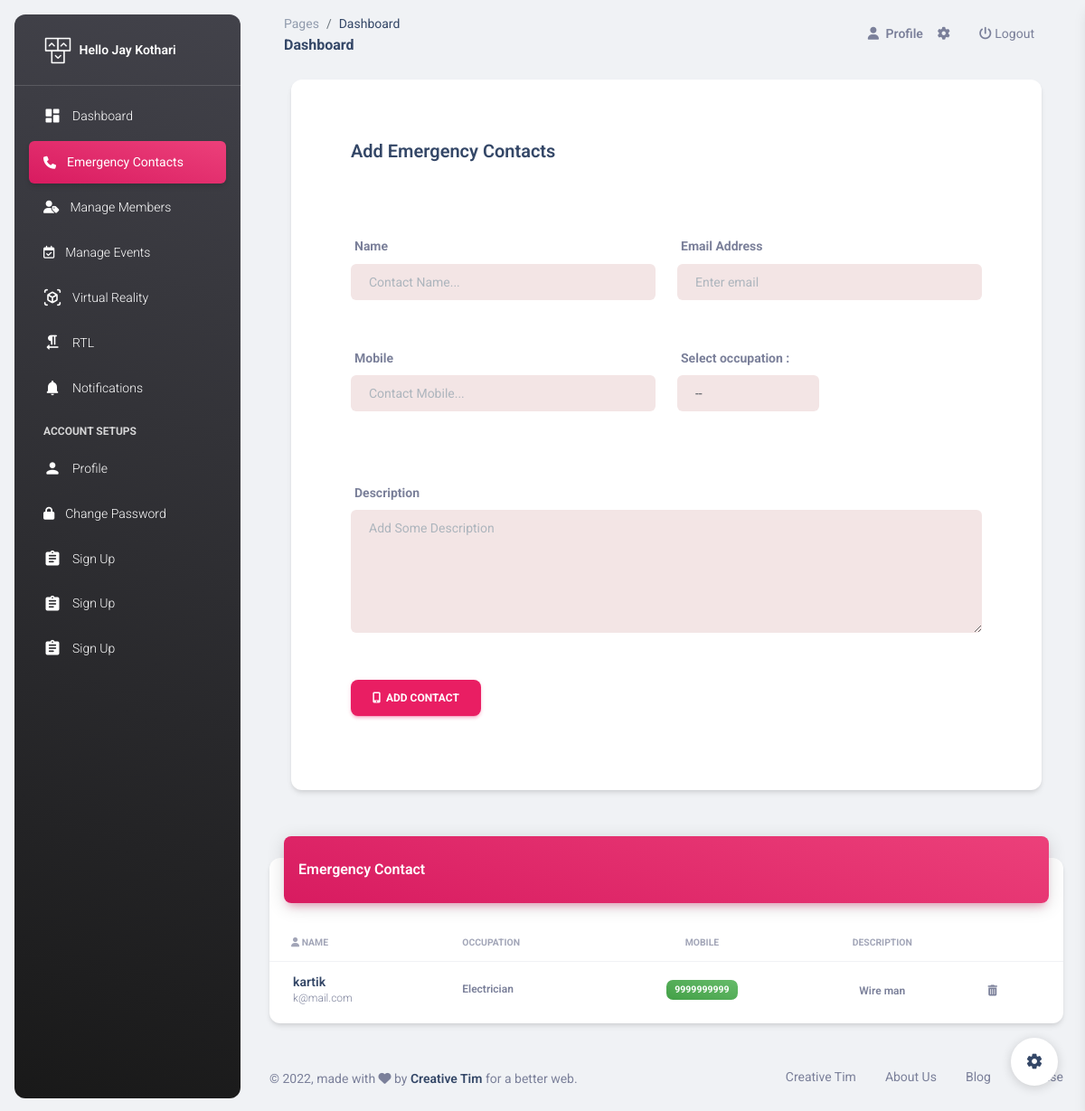
Screenshot of /emergency/ (signed in) with the database file from the repository.
### SecApp/models.py (models this page shows, shortened)
class SecUser(models.Model):
    name = models.CharField(max_length=50)
    email = models.EmailField(unique=True)
    mobile = models.CharField(max_length=15)
    password = models.CharField(max_length=50)
    pic = models.FileField(upload_to='Profile',default='avatar.png')

class Emergency(models.Model):
    cate_choice = (
        ('Doctor','Doctor'),
        ('Plumber','Plumber'),
        ('Electrician','Electrician'),
        ('Cate','Cate'),
    )
    uid = models.ForeignKey(SecUser,on_delete=models.CASCADE)
    name = models.CharField(max_length=50)
    mobile = models.CharField(max_length=13)
    email = models.EmailField()
    occupation = models.CharField(max_length=50,choices=cate_choice)
    des = models.TextField()

### SecApp/views.py (the view, shortened to what this page needs)
# urls.py: path('emergency/',views.emergency,name='emergency'),
def emergency(request):
    uid = SecUser.objects.get(email = request.session['email'])
    contacts = Emergency.objects.all()[::-1]
    return render(request,'emergency.html',{'uid':uid,'contacts':contacts})

### SecApp/templates/emergency.html (shortened to what this page needs)
{% extends 'sec-header.html' %}
{% load static %}
{% block emergency %}
<li class="nav-item">
  <a class="nav-link text-white  active bg-gradient-primary" href="">
    <div class="text-white text-center me-2 d-flex align-items-center justify-content-center">
      <i class="fa fa-phone"></i>
    </div>
    <span class="nav-link-text ms-1">Emergency Contacts</span>
  </a>
</li>
{% endblock %}
{% block content %}
<br><br><br>
<div class="container-fluid px-2 px-md-4">
    <div class="card card-body mx-3 mx-md-4 mt-n6">
      <div class="row gx-4 mb-2">
        <div class="col-auto my-auto">
          <div class="h-100">
            <h5 class="mb-1" style="margin-left: 50px; margin-top: 50px;">
              Add Emergency Contacts
            </h5>
          </div>
        </div>
      </div>
      <div style="margin: 50px;">
      <form action="{% url 'emergency' %}" method="POST">
        <div class="row">
            <div class="form-group col-6">
                <label for="exampleInputPassword1"><b>Name</b></label>
                <input type="text" class="form-control" style="background-color: rgb(243, 229, 229); padding-left: 20px;" name="name" id="exampleInputPassword1" placeholder="Contact Name..." required>
            </div>
            <div class="form-group col-6">
                <label for="exampleInputEmail1"><b>Email Address</b></label>
                <input type="email" name="email"  class="form-control" id="exampleInputEmail1" style="background-color: rgb(243, 229, 229); padding-left: 20px;" aria-describedby="emailHelp" required placeholder="Enter email">
            </div>
        </div><br><br>
        <div class="row">
            <div class="form-group col-6">
                <label for="exampleInputPassword1"><b>Mobile</b></label>
                <input type="text" class="form-control"  style="background-color: rgb(243, 229, 229); padding-left: 20px;" name="mobile" id="exampleInputPassword1" placeholder="Contact Mobile..." required>
            </div>
            <div class="form-group col-3">
                <label for="exampleInputEmail1"><b>Select occupation : </b></label>
                <select name="occupation" style="background-color: rgb(243, 229, 229); padding-left: 20px;" class="form-control" id=""  required>
                  <option value="" selected>--</option>
                </select>
              </div>
        </div><br><br><br>
        <div class="row">
          <div class="form-group col-12">
              <label for="exampleInputPassword1"><b>Description</b></label>
              <textarea name="des" class="form-control" placeholder="Add Some Description" style="background-color: rgb(243, 229, 229); padding-left: 20px;" id="" cols="30" rows="5" required></textarea>
          </div>
      </div><br><br>
        <button type="submit" class="btn btn-primary"><i class="fa fa-mobile"></i> &nbsp;Add Contact</button>
      </form>
    </div>
    </div>
    <br><br>
  <div class="row">
    <div class="col-12">
      <div class="card my-4">
        <div class="card-header p-0 position-relative mt-n4 mx-3 z-index-2">
          <div class="bg-gradient-primary shadow-primary border-radius-lg pt-4 pb-3">
            <h6 class="text-white text-capitalize ps-3">Emergency Contact</h6>
          </div>
        </div>
        <div class="card-body px-0 pb-2">
          <div class="table-responsive p-0">
            <table class="table align-items-center mb-0">
              <thead>
                <tr>
                  <th class="text-uppercase text-secondary text-xxs font-weight-bolder opacity-7 Center"><i class="fa fa-user"></i> Name</th>
                  <th class="text-uppercase text-secondary text-xxs font-weight-bolder opacity-7 ps-2">Occupation</th>
                  <th class="text-center text-uppercase text-secondary text-xxs font-weight-bolder opacity-7">Mobile</th>
                  <th class="text-center text-uppercase text-secondary text-xxs font-weight-bolder opacity-7">Description</th>
                  <th class="text-secondary opacity-7"></th>
                </tr>
              </thead>
              <tbody>
                {% for one in contacts %}
                <tr>
                  <td>
                    <div class="d-flex px-2 py-1">
                      <div class="d-flex flex-column justify-content-center" style="margin-left: 10px;">
                        <h6 class="mb-0 text-sm">{{one.name}}</h6>
                        <a href="mailto:{{one.mail}}"><p class="text-xs text-secondary mb-0">{{one.email}}</p></a>
                      </div>
                    </div>
                  </td>
                  <td>
                    <p class="text-xs font-weight-bold mb-0">{{one.occupation}}</p>
                  </td>
                  <td class="align-middle text-center text-sm">
                    <a href="tel:{{one.mobile}}"><span class="badge badge-sm bg-gradient-success">{{one.mobile}}</span></a>
                  </td>
                  <td class="align-middle text-center">
                    <span class="text-secondary text-xs font-weight-bold">{{one.des}}</span>
                  </td>
                  <td class="align-middle">
                    <a href="{% url 'delete-emergency' one.id %}" class="text-secondary font-weight-bold text-xs" data-toggle="tooltip" data-original-title="Edit user">
                      <i class="fa fa-trash"></i>
                    </a>
                  </td>
                </tr>
                {% endfor %}
              </tbody>
            </table>
          </div>
        </div>
      </div>
    </div>
  </div>
  </div>
{% endblock %}

### SecApp/templates/sec-header.html (shortened to what this page needs)
{% load static %}
<!DOCTYPE html>
<html lang="en">
<head>
  <link href="{% static 'assets/css/nucleo-icons.css' %}" rel="stylesheet" />
  <link href="{% static 'assets/css/nucleo-svg.css' %}" rel="stylesheet" />
  <link id="pagestyle" href="{% static 'assets/css/material-dashboard.css' %}" rel="stylesheet" />
</head>
<body class="g-sidenav-show  bg-gray-200">
  <aside class="sidenav navbar navbar-vertical navbar-expand-xs border-0 border-radius-xl my-3 fixed-start ms-3   bg-gradient-dark" id="sidenav-main">
    <div class="sidenav-header">
      <a class="navbar-brand m-0" href=" https://demos.creative-tim.com/material-dashboard/pages/dashboard " target="_blank">
        <img src="{% static 'assets/img/logo-ct.png' %}" class="navbar-brand-img h-100" alt="main_logo">
        <span class="ms-1 font-weight-bold text-white">Hello {{uid.name}}</span>
      </a>
    </div>
    <hr class="horizontal light mt-0 mb-2">
      <ul class="navbar-nav">
        {% block dashboard %}
        <li class="nav-item">
          <a class="nav-link text-white" href="{% url 'index' %}">
            <div class="text-white text-center me-2 d-flex align-items-center justify-content-center">
              <i class="material-icons opacity-10">dashboard</i>
            </div>
            <span class="nav-link-text ms-1">Dashboard</span>
          </a>
        </li>
        {% endblock %}
        {% block emergency %}{% endblock %}
        {% block add_member %}
        <li class="nav-item">
          <a class="nav-link text-white " href="{% url 'add-member' %}">
            <div class="text-white text-center me-2 d-flex align-items-center justify-content-center">
              <i class="fa fa-user-tag"></i>
            </div>
            <span class="nav-link-text ms-1">Manage Members</span>
          </a>
        </li>
        {% endblock %}
        {% block event %}
        <li class="nav-item">
          <a class="nav-link text-white " href="{% url 'add-event' %}">
            <div class="text-white text-center me-2 d-flex align-items-center justify-content-center">
              <i class="fa fa-calendar-check-o"></i>
            </div>
            <span class="nav-link-text ms-1">Manage Events</span>
          </a>
        </li>
        {% endblock %}
        <li class="nav-item">
          <a class="nav-link text-white " href="./pages/virtual-reality.html">
            <div class="text-white text-center me-2 d-flex align-items-center justify-content-center">
              <i class="material-icons opacity-10">view_in_ar</i>
            </div>
            <span class="nav-link-text ms-1">Virtual Reality</span>
          </a>
        </li>
        <li class="nav-item">
          <a class="nav-link text-white " href="./pages/rtl.html">
            <div class="text-white text-center me-2 d-flex align-items-center justify-content-center">
              <i class="material-icons opacity-10">format_textdirection_r_to_l</i>
            </div>
            <span class="nav-link-text ms-1">RTL</span>
          </a>
        </li>
        <li class="nav-item">
          <a class="nav-link text-white " href="./pages/notifications.html">
            <div class="text-white text-center me-2 d-flex align-items-center justify-content-center">
              <i class="material-icons opacity-10">notifications</i>
            </div>
            <span class="nav-link-text ms-1">Notifications</span>
          </a>
        </li>
        <li class="nav-item mt-3">
          <h6 class="ps-4 ms-2 text-uppercase text-xs text-white font-weight-bolder opacity-8">Account Setups</h6>
        </li>
        {% block profile %}
        <li class="nav-item">
          <a class="nav-link text-white " href="{% url 'profile' %}">
            <div class="text-white text-center me-2 d-flex align-items-center justify-content-center">
              <i class="material-icons opacity-10">person</i>
            </div>
            <span class="nav-link-text ms-1">Profile</span>
          </a>
        </li>
        {% endblock %}
        {% block password %}
        <li class="nav-item">
          <a class="nav-link text-white " href="{% url 'change-password' %}">
            <div class="text-white text-center me-2 d-flex align-items-center justify-content-center">
              <i class="fa fa-lock"></i>
            </div>
            <span class="nav-link-text ms-1">Change Password</span>
          </a>
        </li>
        {% endblock %}
        <li class="nav-item">
          <a class="nav-link text-white " href="./pages/sign-up.html">
            <div class="text-white text-center me-2 d-flex align-items-center justify-content-center">
              <i class="material-icons opacity-10">assignment</i>
            </div>
            <span class="nav-link-text ms-1">Sign Up</span>
          </a>
        </li>
        <li class="nav-item">
          <a class="nav-link text-white " href="./pages/sign-up.html">
            <div class="text-white text-center me-2 d-flex align-items-center justify-content-center">
              <i class="material-icons opacity-10">assignment</i>
            </div>
            <span class="nav-link-text ms-1">Sign Up</span>
          </a>
        </li>
        <li class="nav-item">
          <a class="nav-link text-white " href="./pages/sign-up.html">
            <div class="text-white text-center me-2 d-flex align-items-center justify-content-center">
              <i class="material-icons opacity-10">assignment</i>
            </div>
            <span class="nav-link-text ms-1">Sign Up</span>
          </a>
        </li>
      </ul>
  </aside>
  <main class="main-content position-relative max-height-vh-100 h-100 border-radius-lg ">
    <nav class="navbar navbar-main navbar-expand-lg px-0 mx-4 shadow-none border-radius-xl" id="navbarBlur" navbar-scroll="true">
      <div class="container-fluid py-1 px-3">
        <nav aria-label="breadcrumb">
          <ol class="breadcrumb bg-transparent mb-0 pb-0 pt-1 px-0 me-sm-6 me-5">
            <li class="breadcrumb-item text-sm"><a class="opacity-5 text-dark" href="javascript:;">Pages</a></li>
            <li class="breadcrumb-item text-sm text-dark active" aria-current="page">Dashboard</li>
          </ol>
          <h6 class="font-weight-bolder mb-0">Dashboard</h6>
        </nav>
        <div class="collapse navbar-collapse mt-sm-0 mt-2 me-md-0 me-sm-4" id="navbar">
          <ul class="navbar-nav  justify-content-end">
            <li class="nav-item d-flex align-items-center">
              <a href="{% url 'profile' %}" class="nav-link text-body font-weight-bold px-0">
                <i class="fa fa-user me-sm-1"></i>
                <span class="d-sm-inline d-none">Profile</span>
              </a>
            </li>
            <li class="nav-item px-3 d-flex align-items-center">
              <a href="javascript:;" class="nav-link text-body p-0">
                <i class="fa fa-cog fixed-plugin-button-nav cursor-pointer"></i>
              </a>
            </li>
            <li class="nav-item px-3 d-flex align-items-center">
                <a href="{% url 'logout' %}" class="nav-link text-body p-0">
                  <i class="fa fa-power-off"></i> Logout
                </a>
            </li>
          </ul>
        </div>
      </div>
    </nav>
{% block content %}
{% endblock %}
<footer class="footer py-4  ">
    <div class="container-fluid">
      <div class="row align-items-center justify-content-lg-between">
        <div class="col-lg-6 mb-lg-0 mb-4">
          <div class="copyright text-center text-sm text-muted text-lg-start">
            © ,
            made with <i class="fa fa-heart"></i> by
            <a href="" class="font-weight-bold" target="_blank">Creative Tim</a>
            for a better web.
          </div>
        </div>
        <div class="col-lg-6">
          <ul class="nav nav-footer justify-content-center justify-content-lg-end">
            <li class="nav-item">
              <a href="" class="nav-link text-muted">Creative Tim</a>
            </li>
            <li class="nav-item">
              <a href="" class="nav-link text-muted">About Us</a>
            </li>
            <li class="nav-item">
              <a href="" class="nav-link text-muted">Blog</a>
            </li>
            <li class="nav-item">
              <a href="" class="nav-link pe-0 text-muted">License</a>
            </li>
          </ul>
        </div>
      </div>
    </div>
  </footer>
</main>
<div class="fixed-plugin">
<a class="fixed-plugin-button text-dark position-fixed px-3 py-2">
  <i class="material-icons py-2">settings</i>
</a>
</div>
</body>
</html>

### rows the page displays
SecUser: name "Jay Kothari"
Emergency: name "kartik", email "k@mail.com", occupation "Electrician", mobile "9999999999", des "Wire man"
